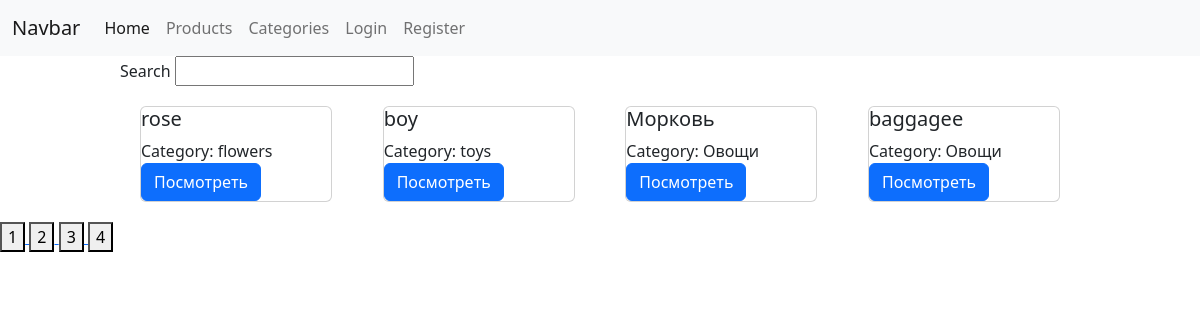
Screenshot of /products/ with the database file from the repository.
### products/models.py (models this page shows, shortened)
class Category(models.Model):
    title = models.CharField(max_length=100)
    icon = models.ImageField(null=True)
    def __str__(self):
        return self.title

class Product(models.Model):
    author = models.ForeignKey(User, on_delete=models.CASCADE, null=True)
    image = models.ImageField()
    title = models.CharField(max_length=255)
    description = models.TextField()
    category = models.ForeignKey(Category, on_delete=models.CASCADE, null=True)
    price = models.IntegerField(default=0)

### products/views.py (the view)
# urls.py: path('products/', ProductsView.as_view()),
class ProductsView(ListView):
    model = Product
    template_name = 'products/products.html'
    def get_context_data(self, **kwargs):
        return {
            'products': kwargs['products'],
            'user': get_user_from_request(self.request),
            'max_page': range(1, kwargs['max_page']+1)
        }
    def get(self, request, *args, **kwargs):
        category_id = request.GET.get('category_id')
        search_text = request.GET.get('search')
        page = int(request.GET.get('page', 1))
        if category_id:
            products = Product.objects.filter(category__in=[category_id])
        else:
            products = Product.objects.all()
        if search_text:
            products = products.filter(title__icontains=search_text)
        products = [{
            "id": product.id,
            "title": product.title,
            "image": product.image,
            "description": product.description,
            "price": product.price,
            "category": product.category
        } for product in products]
        max_page = round(products.__len__() / PAGINATION_LIMIT)
        products = products[PAGINATION_LIMIT * (page-1):PAGINATION_LIMIT * page]
        data = {
            'products':products,
            'user': get_user_from_request(request),
            'category_id': category_id,
            'max_page': range(1, max_page+1)
        }
        return render(request, self.template_name, context=self.get_context_data(
            products=products,
            max_page=max_page
        ))

### users/utils.py (called while the page is built)
def get_user_from_request(request):
    return request.user if not request.user.is_anonymous else None

### templates/products/products.html (shortened to what this page needs)
{% extends 'layouts/main.html' %}
{% block content %}
    <div class="search">
        <form action="/products/" method="get">
            <span>Search</span>
            <input type="text" name="search" value="">
        </form>
    </div>
    <div class="products">
        {% for product in products %}
            <div class="card" style="width: 20%; margin: 20px;">
                <div class="card_body">
                    <h5>{{ product.title }}</h5>
                    <div>Category: {{ product.category }}</div>
                    <a href="/products/{{ product.id }}" class="btn btn-primary">Посмотреть</a>
                </div>
            </div>
        {% endfor %}
    </div>
    <div>
        {% for page in max_page %}
            <a href="/products/?page={{ page }}">
                <button>{{ page }}</button>
            </a>
        {% endfor %}
    </div>
{% endblock %}

### templates/products/products.html (style rules this page uses)
.products { display: flex; justify-content: space-between; margin-left: 10%; width: 80%; flex-wrap: wrap; }
.search { width: 80%; margin-left: 10%; }

### rows the page displays
Category: title "rose", category "flowers"
Category: title "boy", category "toys"
Category: title "Морковь", category "Овощи", title "baggagee"

### other values shown
{{ page }} "1" "2" "3" "4"
